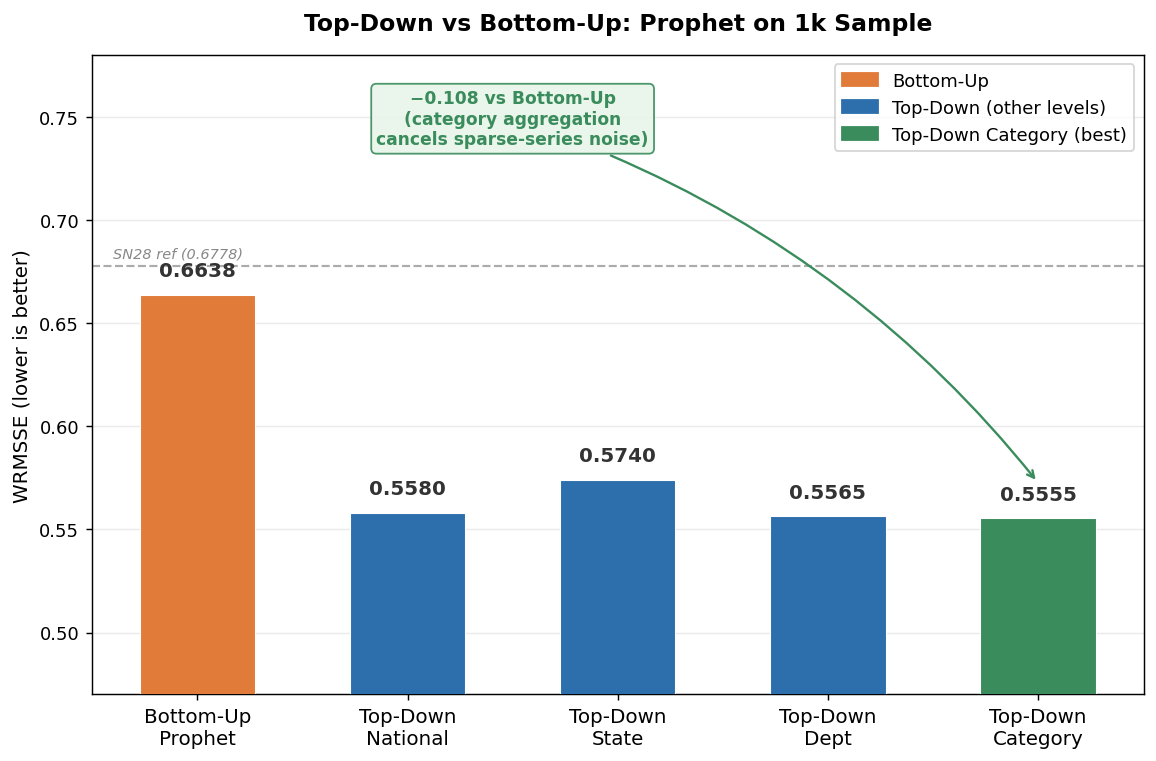

Write Python code to recreate this figure.
"""
Chart: Top-down vs bottom-up Prophet on 1k sample.
"""
import sys, os
sys.path.insert(0, os.path.join(os.path.dirname(__file__), "..", ".."))

import numpy as np
import matplotlib.patches as mpatches

from src.shelfsense.visualization.charts import (
    ChartCanvas, BLUE, ORANGE, GREEN, GREY,
)

CHARTS = os.path.dirname(os.path.abspath(__file__))

labels = ["Bottom-Up\nProphet", "Top-Down\nNational", "Top-Down\nState",
          "Top-Down\nDept", "Top-Down\nCategory"]
values = np.array([0.6638, 0.5580, 0.5740, 0.5565, 0.5555])
colors = [ORANGE, BLUE, BLUE, BLUE, GREEN]
x5     = np.arange(len(labels), dtype=float)

canvas = ChartCanvas(figsize=(9, 6),
                     title="Top-Down vs Bottom-Up: Prophet on 1k Sample",
                     ylabel="WRMSSE (lower is better)")

canvas.add_bars(x5, values, colors=colors, width=0.55, value_size=11, value_pad=0.007)
canvas.set_ylim(0.47, 0.78)
canvas.set_xticks(x5, labels, fontsize=11)

canvas.add_hline(0.6778, color=GREY, label="SN28 ref (0.6778)")

# Callout — arc arrow from upper-center to Top-Down Category bar top
# cursor ≈ 0.78 − 0.31×0.18×0.38 ≈ 0.7588; original text y was 0.735
canvas.add_callout(
    target_x=4.0, target_y=values[4] + 0.007,
    text="−0.108 vs Bottom-Up\n(category aggregation\ncancels sparse-series noise)",
    placement="free", x_offset=1.5, y_offset=-0.024,
    color=GREEN, fontweight="bold", fontsize=9.5,
    connectionstyle="arc3,rad=-0.15",
)

canvas.ax.legend(handles=[
    mpatches.Patch(color=ORANGE, label="Bottom-Up"),
    mpatches.Patch(color=BLUE,   label="Top-Down (other levels)"),
    mpatches.Patch(color=GREEN,  label="Top-Down Category (best)"),
], fontsize=10, loc="upper right")

canvas.save(os.path.join(CHARTS, "hierarchical_aggregation.png"), bottom_adjust=0.10)
